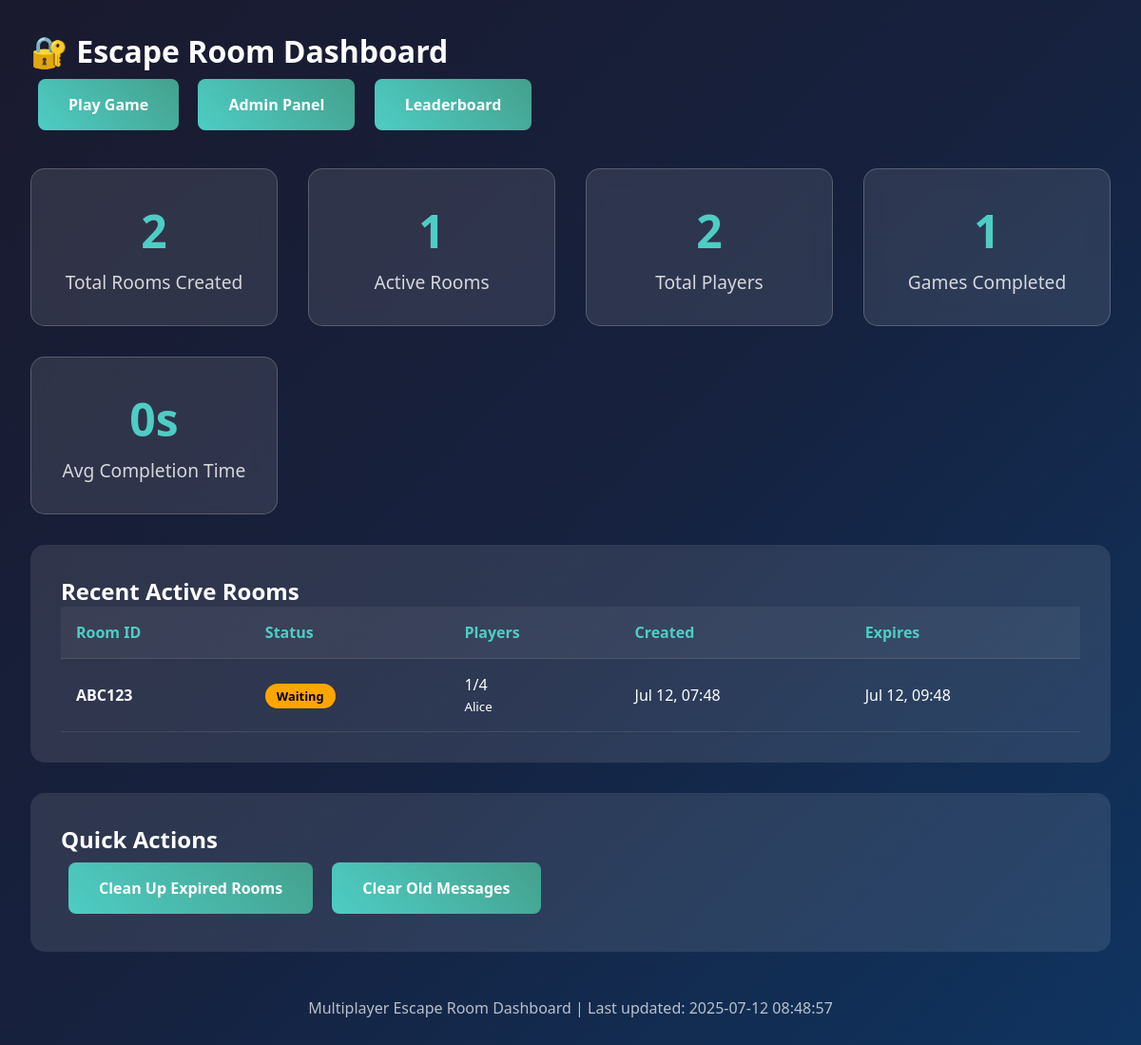
Page /pages/dashboard.php on the committed database.
### tables this page shows
CREATE TABLE `game_rooms` (
    `id` int(11) NOT NULL AUTO_INCREMENT,
    `room_id` varchar(6) NOT NULL UNIQUE,
    `creator_id` varchar(255) NOT NULL,
    `status` enum('waiting','playing','completed','expired') NOT NULL DEFAULT 'waiting',
    `max_players` int(2) NOT NULL DEFAULT 4,
    `created_at` datetime NOT NULL,
    `started_at` datetime NULL,
    `completed_at` datetime NULL,
    `expires_at` datetime NOT NULL,
    `game_ends_at` datetime NULL,
    `completion_time` int(11) NULL COMMENT 'Completion time in seconds',
    PRIMARY KEY (`id`),
    INDEX `idx_room_id` (`room_id`),
    INDEX `idx_status` (`status`),
    INDEX `idx_expires_at` (`expires_at`)
);

### includes/Database.php (called while the page is built, shortened)
<?php
class Database {
    private static $instance = null;
    private $connection;
    private function __construct() {
        try {
            $dsn = "mysql:host=" . DB_HOST . ";dbname=" . DB_NAME . ";charset=" . DB_CHARSET;
            $options = [
                PDO::ATTR_ERRMODE => PDO::ERRMODE_EXCEPTION,
                PDO::ATTR_DEFAULT_FETCH_MODE => PDO::FETCH_ASSOC,
                PDO::ATTR_EMULATE_PREPARES => false,
            ];
            $this->connection = new PDO($dsn, DB_USER, DB_PASS, $options);
        } catch (PDOException $e) {
            if (DEBUG_MODE) {
                die("Database connection failed: " . $e->getMessage());
            } else {
                die("Database connection failed. Please try again later.");
            }
        }
    }
    public static function getInstance() {
        if (self::$instance === null) {
            self::$instance = new self();
        }
        return self::$instance;
    }
    public function query($sql, $params = []) {
        try {
            $stmt = $this->connection->prepare($sql);
            $stmt->execute($params);
            return $stmt;
        } catch (PDOException $e) {
            if (DEBUG_MODE) {
                error_log("Database query error: " . $e->getMessage());
                throw $e;
            } else {
                throw new Exception("Database operation failed");
            }
        }
    }
    public function fetchAll($sql, $params = []) {
        return $this->query($sql, $params)->fetchAll();
    }
    public function fetchOne($sql, $params = []) {
        return $this->query($sql, $params)->fetch();
    }
}
?>

### pages/dashboard.php (the view, shortened to what this page needs)
<?php
require_once __DIR__ . '/../includes/Database.php';
$db = Database::getInstance();
try {
    $stats = [
        'total_rooms' => 0,
        'active_rooms' => 0,
        'total_players' => 0,
        'games_completed' => 0,
        'average_completion_time' => 0
    ];
    $totalRooms = $db->fetchOne('SELECT COUNT(*) as count FROM game_rooms');
    $stats['total_rooms'] = $totalRooms['count'];
    $activeRooms = $db->fetchOne('SELECT COUNT(*) as count FROM game_rooms WHERE status IN ("waiting", "playing") AND expires_at > NOW()');
    $stats['active_rooms'] = $activeRooms['count'];
    $totalPlayers = $db->fetchOne('SELECT COUNT(DISTINCT player_id) as count FROM room_players');
    $stats['total_players'] = $totalPlayers['count'];
    $completedGames = $db->fetchOne('SELECT COUNT(*) as count, AVG(completion_time) as avg_time FROM game_rooms WHERE status = "completed"');
    $stats['games_completed'] = $completedGames['count'];
    $stats['average_completion_time'] = round($completedGames['avg_time'] ?? 0, 2);
    $activeRoomsList = $db->fetchAll('SELECT * FROM active_rooms_view ORDER BY created_at DESC LIMIT 10');
} catch (Exception $e) {
    $error = $e->getMessage();
    $stats = null;
    $activeRoomsList = [];
}
?>
<!DOCTYPE html>
<html lang="en">
<head>
    <link rel="stylesheet" href="../css/styles.css">
</head>
<body>
    <div class="dashboard">
        <header>
            <h1>🔐 Escape Room Dashboard</h1>
            <nav>
                <a href="../index.html" class="nav-button">Play Game</a>
                <a href="admin.php" class="nav-button">Admin Panel</a>
                <a href="leaderboard.php" class="nav-button">Leaderboard</a>
            </nav>
        </header>
        <?php if ($stats): ?>
            <div class="stats-grid">
                <div class="stat-card">
                    <div class="stat-number"><?= $stats['total_rooms'] ?></div>
                    <div class="stat-label">Total Rooms Created</div>
                </div>
                <div class="stat-card">
                    <div class="stat-number"><?= $stats['active_rooms'] ?></div>
                    <div class="stat-label">Active Rooms</div>
                </div>
                <div class="stat-card">
                    <div class="stat-number"><?= $stats['total_players'] ?></div>
                    <div class="stat-label">Total Players</div>
                </div>
                <div class="stat-card">
                    <div class="stat-number"><?= $stats['games_completed'] ?></div>
                    <div class="stat-label">Games Completed</div>
                </div>
                <div class="stat-card">
                    <div class="stat-number"><?= $stats['average_completion_time'] ?>s</div>
                    <div class="stat-label">Avg Completion Time</div>
                </div>
            </div>
            <div class="rooms-table">
                <h2>Recent Active Rooms</h2>
                <?php if (empty($activeRoomsList)): ?>
                    <p>No active rooms found.</p>
                <?php else: ?>
                    <table class="table">
                        <thead>
                            <tr>
                                <th>Room ID</th>
                                <th>Status</th>
                                <th>Players</th>
                                <th>Created</th>
                                <th>Expires</th>
                            </tr>
                        </thead>
                        <tbody>
                            <?php foreach ($activeRoomsList as $room): ?>
                                <tr>
                                    <td><strong><?= htmlspecialchars($room['room_id']) ?></strong></td>
                                    <td>
                                        <span class="status-badge status-<?= htmlspecialchars($room['status']) ?>">
                                            <?= ucfirst(htmlspecialchars($room['status'])) ?>
                                        </span>
                                    </td>
                                    <td>
                                        <?= $room['current_players'] ?>/<?= $room['max_players'] ?>
                                        <?php if ($room['player_names']): ?>
                                            <br><small><?= htmlspecialchars($room['player_names']) ?></small>
                                        <?php endif; ?>
                                    </td>
                                    <td><?= date('M j, H:i', strtotime($room['created_at'])) ?></td>
                                    <td><?= date('M j, H:i', strtotime($room['expires_at'])) ?></td>
                                </tr>
                            <?php endforeach; ?>
                        </tbody>
                    </table>
                <?php endif; ?>
            </div>
        <?php endif; ?>
        <div class="rooms-table">
            <h2>Quick Actions</h2>
            <p>
                <a href="../api/game.php?action=cleanup_rooms" class="nav-button"
                   onclick="return confirm('Clean up expired rooms?')">Clean Up Expired Rooms</a>
                <a href="../api/chat.php?action=clear_old_messages&hours=24" class="nav-button"
                   onclick="return confirm('Clear messages older than 24 hours?')">Clear Old Messages</a>
            </p>
        </div>
        <footer style="margin-top: 3rem; text-align: center; opacity: 0.7;">
            <p>Multiplayer Escape Room Dashboard | Last updated: <?= date('Y-m-d H:i:s') ?></p>
        </footer>
    </div>
</body>
</html>

### frontend/css/styles.css (style rules this page uses)
* { margin: 0; padding: 0; box-sizing: border-box; }
body { font-family: 'Segoe UI', Tahoma, Geneva, Verdana, sans-serif; background: linear-gradient(135deg, #1a1a2e, #16213e, #0f3460); color: #ffffff; overflow-x: hidden; min-height: 100vh; }

### pages/dashboard.php (style rules this page uses)
.dashboard { padding: 2rem; background: linear-gradient(135deg, #1a1a2e, #16213e, #0f3460); min-height: 100vh; color: white; }
.stats-grid { display: grid; grid-template-columns: repeat(auto-fit, minmax(250px, 1fr)); gap: 2rem; margin: 2rem 0; }
.stat-card { background: rgba(255, 255, 255, 0.1); padding: 2rem; border-radius: 15px; backdrop-filter: blur(10px); border: 1px solid rgba(255, 255, 255, 0.2); text-align: center; }
.stat-number { font-size: 3rem; font-weight: bold; color: #4ecdc4; margin-bottom: 0.5rem; }
.stat-label { font-size: 1.2rem; opacity: 0.8; }
.rooms-table { background: rgba(255, 255, 255, 0.1); border-radius: 15px; padding: 2rem; margin-top: 2rem; }
.table { width: 100%; border-collapse: collapse; }
.table th, .table td { padding: 1rem; text-align: left; border-bottom: 1px solid rgba(255, 255, 255, 0.1); }
.table th { background: rgba(255, 255, 255, 0.05); font-weight: bold; color: #4ecdc4; }
.status-badge { padding: 0.25rem 0.75rem; border-radius: 20px; font-size: 0.8rem; font-weight: bold; }
.status-waiting { background: #ffa500; color: #000; }
.nav-button { display: inline-block; padding: 1rem 2rem; background: linear-gradient(45deg, #4ecdc4, #44a08d); color: white; text-decoration: none; border-radius: 8px; font-weight: bold; margin: 0.5rem; transition: transform 0.3s ease; }

### rows in the picture
game_rooms: room "ABC123", status "Waiting", current_players "1", max_players "4", player_names "Alice", created_at "Jul 12, 07:48", expires_at "Jul 12, 09:48"

### other values in the picture
$stats['total_rooms'] "2"
$stats['active_rooms'] "1"
$stats['total_players'] "2"
$stats['games_completed'] "1"
$stats['average_completion_time'] "0"
